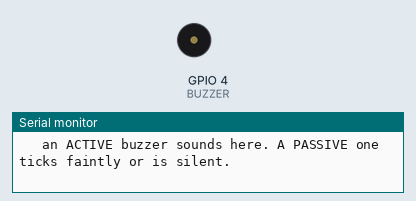
A sketch run on a simulated ESP32. Shown: buzzer (waves = sounding), the last lines printed to the serial monitor.

Above: at 0.8 s.
At 23.9 s:
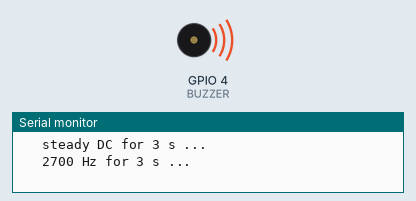
Timing chart, 0 to 40.3 s (numbered marks = the images above):
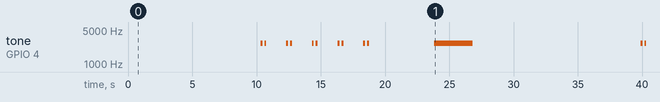

Measured:
- by itself, tone on GPIO 4 (BUZZER): plays 2700 Hz for 0.15 s, 2700 Hz for 0.15 s, 2700 Hz for 0.15 s, 2700 Hz for 0.15 s, 2700 Hz for 0.15 s, 2700 Hz for 0.15 s … (13 notes in this stretch)

The sketch:

08_buzzer.ino
```cpp
// TEST 8: buzzer. Run this when the node reaches WATERLOGGED and stays silent.
//
// Wiring: buzzer + to GPIO4, buzzer - to GND. If it is a module with three
// pins (VCC, GND, I/O) then VCC to 3V3, GND to GND, I/O to GPIO4.
//
// This sketch does ONE thing the firmware cannot do for you: it drives the pin
// two different ways, ten seconds apart, and tells you which one you are
// hearing. That answers the only question worth asking first.
//
// THE TWO KINDS OF BUZZER, which look identical and are not:
//
//   ACTIVE buzzer  has an oscillator inside. Apply a steady voltage and it
//                  makes a tone. digitalWrite(HIGH) is all it needs. Usually
//                  taller, often with a sticker over the hole, and it clicks
//                  once if you touch it briefly to 3V3.
//
//   PASSIVE piezo  is just a ceramic disc. It needs an ALTERNATING signal at an
//                  audible frequency. Steady DC makes it flex once and stop, so
//                  digitalWrite(HIGH) produces a faint tick and then nothing.
//                  Usually flatter, with the disc visible underneath.
//
// The firmware ships driving it the active way. If PHASE B is the one you can
// hear, set BUZZER_PASSIVE to 1 in node/config.h and reflash.
#define BUZZER 4
#define TONE_HZ 2700        // near the resonant peak of most small piezos
#define LEDC_CH 0

void setup() {
  Serial.begin(115200);
  delay(300);
  pinMode(BUZZER, OUTPUT);
  digitalWrite(BUZZER, LOW);
  Serial.println();
  Serial.println("=== BUZZER TEST, GPIO4 ===");
  Serial.println("Listen carefully. Each phase runs for 10 seconds.");
  Serial.println();
}

void loop() {
  // ---------------- PHASE A: steady level, what an ACTIVE buzzer wants ------
  Serial.println("PHASE A: steady DC (active buzzer). Two chirps every 2 s.");
  Serial.println("   an ACTIVE buzzer sounds here. A PASSIVE one ticks faintly or is silent.");
  for (int i = 0; i < 5; i++) {
    digitalWrite(BUZZER, HIGH); delay(150); digitalWrite(BUZZER, LOW); delay(150);
    digitalWrite(BUZZER, HIGH); delay(150); digitalWrite(BUZZER, LOW); delay(1550);
  }

  Serial.println();
  // ---------------- PHASE B: square wave, what a PASSIVE piezo wants --------
  Serial.println("PHASE B: 2700 Hz square wave (passive piezo). Two chirps every 2 s.");
  Serial.println("   a PASSIVE piezo sounds here. An ACTIVE one may buzz oddly or stay quiet.");
#if ESP_ARDUINO_VERSION_MAJOR >= 3
  ledcAttach(BUZZER, TONE_HZ, 8);
#else
  ledcSetup(LEDC_CH, TONE_HZ, 8);
  ledcAttachPin(BUZZER, LEDC_CH);
#endif
  for (int i = 0; i < 5; i++) {
#if ESP_ARDUINO_VERSION_MAJOR >= 3
    ledcWrite(BUZZER, 128); delay(150); ledcWrite(BUZZER, 0); delay(150);
    ledcWrite(BUZZER, 128); delay(150); ledcWrite(BUZZER, 0); delay(1550);
#else
    ledcWrite(LEDC_CH, 128); delay(150); ledcWrite(LEDC_CH, 0); delay(150);
    ledcWrite(LEDC_CH, 128); delay(150); ledcWrite(LEDC_CH, 0); delay(1550);
#endif
  }
#if ESP_ARDUINO_VERSION_MAJOR >= 3
  ledcDetach(BUZZER);
#else
  ledcDetachPin(BUZZER);
#endif
  pinMode(BUZZER, OUTPUT);
  digitalWrite(BUZZER, LOW);

  Serial.println();
  // ---------------- PHASE C: continuous, in case the chirps are too short ---
  Serial.println("PHASE C: 3 s continuous, both ways, in case 150 ms is too short to hear.");
  Serial.println("   steady DC for 3 s ...");
  digitalWrite(BUZZER, HIGH); delay(3000); digitalWrite(BUZZER, LOW); delay(500);
  Serial.println("   2700 Hz for 3 s ...");
#if ESP_ARDUINO_VERSION_MAJOR >= 3
  ledcAttach(BUZZER, TONE_HZ, 8); ledcWrite(BUZZER, 128); delay(3000);
  ledcWrite(BUZZER, 0); ledcDetach(BUZZER);
#else
  ledcSetup(LEDC_CH, TONE_HZ, 8); ledcAttachPin(BUZZER, LEDC_CH);
  ledcWrite(LEDC_CH, 128); delay(3000);
  ledcWrite(LEDC_CH, 0); ledcDetachPin(BUZZER);
#endif
  pinMode(BUZZER, OUTPUT);
  digitalWrite(BUZZER, LOW);

  Serial.println();
  Serial.println("--- what you just heard tells you what to do ---");
  Serial.println("  heard PHASE A  -> buzzer is ACTIVE. Leave BUZZER_PASSIVE at 0.");
  Serial.println("                    If the firmware is still silent, the node never");
  Serial.println("                    reached sev=2. Check the serial sample line.");
  Serial.println("  heard PHASE B  -> buzzer is PASSIVE. Set BUZZER_PASSIVE to 1 in");
  Serial.println("                    node/config.h and reflash the node.");
  Serial.println("  heard NEITHER  -> wiring, or the buzzer needs more current than a");
  Serial.println("                    GPIO can source. Check continuity, try the pin");
  Serial.println("                    straight to 3V3, and use a transistor if it is a");
  Serial.println("                    bare magnetic buzzer rather than a module.");
  Serial.println();
  delay(3000);
}
```
